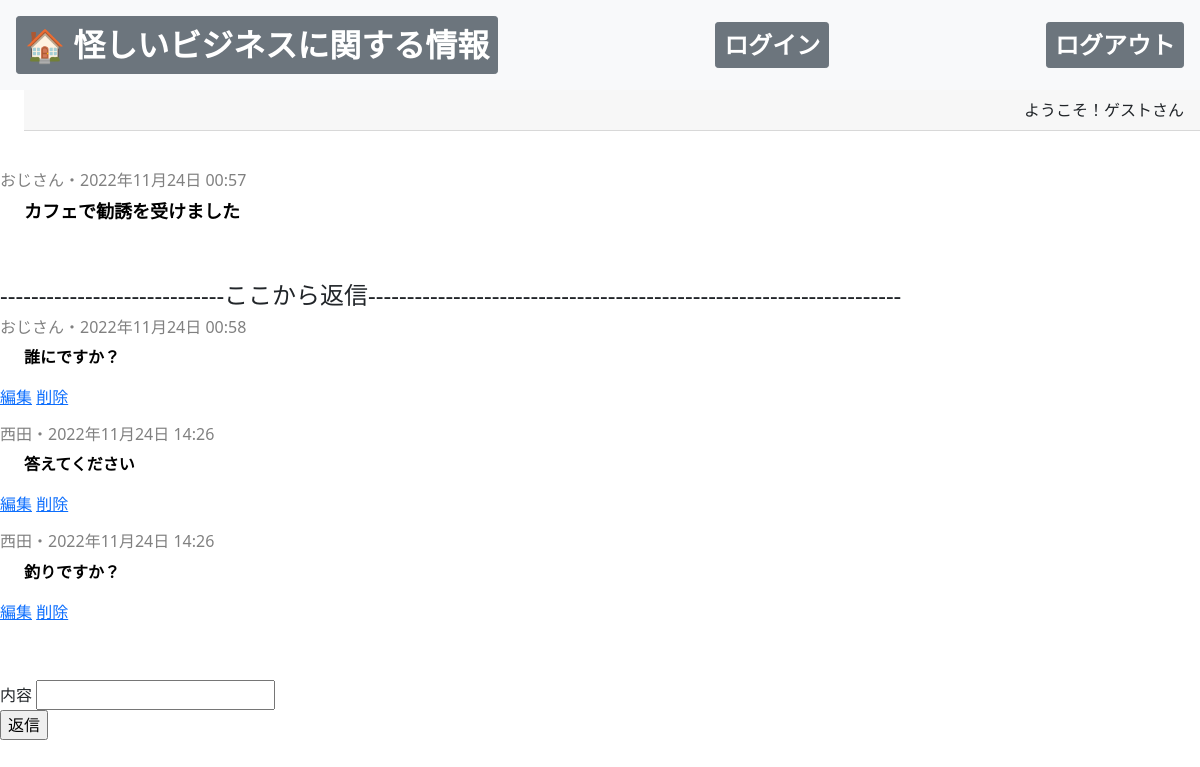
Page /reply/1 on the committed database.
### app.py (models this page shows)
class Post(db.Model):
    __tablename__ = "comments"
    id = db.Column(db.Integer, primary_key=True)
    parent_id = db.Column(db.Integer, primary_key=False)
    title = db.Column(db.String(30), nullable=False)
    detail = db.Column(db.String(500))
    due = db.Column(db.String(30), nullable=False)
    rep = db.Column(db.Integer, primary_key=False)

class Reply(db.Model):
    __tablename__ = "reply"
    rep_id = db.Column(db.Integer, primary_key=True)
    parent_id = db.Column(db.Integer, primary_key=False)
    rep_title = db.Column(db.String(30), nullable=False)
    rep_detail = db.Column(db.String(500))
    rep_due = db.Column(db.String(30), nullable=False)

### app.py (the view)
@app.route('/reply/<int:id>', methods=['GET', 'POST'])
def read(id):
    post = Post.query.get(id)
    if request.method == 'GET':
        reps = Reply.query.filter_by(parent_id = id)
        post.rep = Reply.query.filter_by(parent_id = id).count()
        db.session.commit()
        if 'user' in session and session['user']:
            return render_template('reply.html', post=post, reps=reps, parent_id=id, name=session['user'])
        else:
            return render_template('reply.html', post=post, reps=reps, parent_id=id, name='ゲスト')

### templates/reply.html (shortened to what this page needs)
{% extends 'base.html' %}
{% block body %}
<p class="card-header" style="text-align:right">ようこそ！{{name}}さん</p>
<p><br></p>
<h6><font color="gray">{{ post.title }}・{{post.due}}</font></h6>
<p><b><font size="4" color="black">{{ post.detail }}</font></b></p>
<p><br></p>
<h4>-----------------------------ここから返信---------------------------------------------------------------------</h4>
{% for rep in reps %}
    <h6><font color="gray">{{ rep.rep_title }}・{{rep.rep_due}}</font></h6>
    <p><b><font size="3" color="black">{{ rep.rep_detail }}</font></b></p>
    <a href="/update_reply/{{ rep.rep_id }}/{{ rep.parent_id }}" role="button">編集</a>
    <a href="/delete_reply/{{ rep.rep_id }}/{{ rep.parent_id }}" role="button">削除</a>
{% endfor %}
<p><br></p>
<div class="form">
    <form action="/reply/{{parent_id}}/create" method="POST">
        <label for="detail">内容</label>
        <input type="text" name="detail">
        <br>
        <input type="submit" value="返信">
    </form>
</div>
{% endblock %}

### templates/base.html (shortened to what this page needs)
<html lang="ja">
<head>
    <link rel="stylesheet" href="{{ url_for('static', filename='css/bootstrap.min.css') }}">
</head>
<body>
    <nav class="navbar navbar-light bg-light p-3">
        <a class="btn btn-secondary btn-sm" href="/" role="button"><b><font size="6">🏠 怪しいビジネスに関する情報</font></b></a>
        <a class="btn btn-secondary btn-sm" href="/login" role="button" align="right"><b><font size="5">ログイン</font></b></a>
        <a class="btn btn-secondary btn-sm" href="/logout" role="button" align="right"><b><font size="5">ログアウト</font></b></a>
    </nav>
    {% block body %}{% endblock %}
</body>
</html>

### templates/base.html (style rules this page uses)
p { margin-left: 1.5rem; }

### rows in the picture
Post: title "おじさん", due "2022年11月24日 00:57", detail "カフェで勧誘を受けました"
Reply: rep_title "おじさん", rep_due "2022年11月24日 00:58", rep_detail "誰にですか？"
Reply: rep_title "西田", rep_due "2022年11月24日 14:26", rep_detail "答えてください"
Reply: rep_title "西田", rep_due "2022年11月24日 14:26", rep_detail "釣りですか？"

### other values in the picture
{{ name }} "ゲスト"
